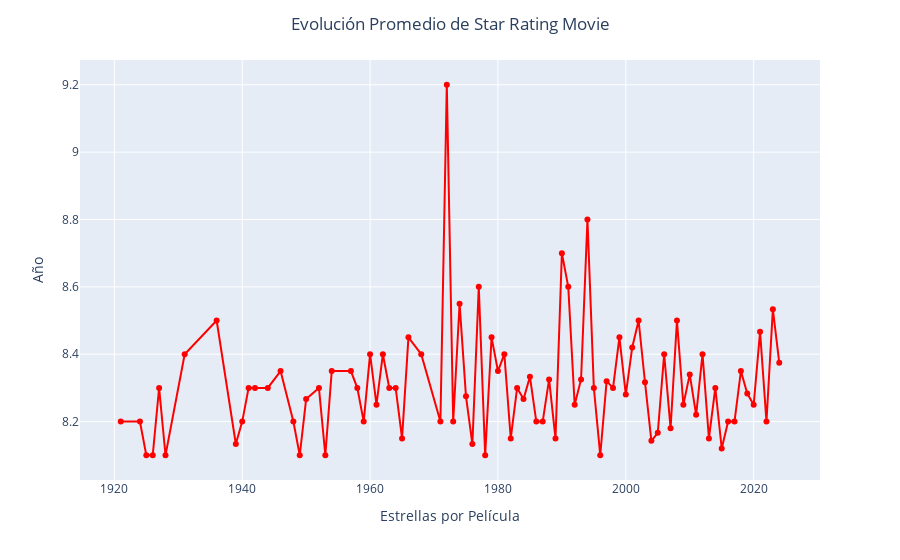

Notebook source saved alongside this figure:
### Code cell
# 1 Comparación de Calificaciones Promedio por Año

df_promedio = dataset_movies.groupby(by="Year Movie",as_index=False,observed=True)["Star Rating Movie"].mean()
line_plot = px.line(data_frame=df_promedio,x="Year Movie",y="Star Rating Movie",markers=True)
line_plot.update_layout(
    title = "Evolución Promedio de Star Rating Movie",
    title_x = 0.5,
    xaxis_title = 'Estrellas por Película',
    yaxis_title = 'Año',
    hoverlabel = dict(
        bgcolor = "white",
        font_color = "black"
    )
)
line_plot.update_traces(
    hovertemplate = "Año:%{x}<br>Clasificación Estrella:%{y}<extra></extra>",
    line = dict(
        color = "red"
    )
)
line_plot.show()

### Figure 1 — Plotly figure (JSON) as saved in the notebook; plotly's stock layout.template omitted (floating-point values rounded to 4 significant figures)
{"data": [{"hovertemplate": "Año:%{x}<br>Clasificación Estrella:%{y}<extra></extra>", "legendgroup": "", "line": {"color": "red", "dash": "solid"}, "marker": {"symbol": "circle"}, "mode": "lines+markers", "name": "", "orientation": "v", "showlegend": false, "type": "scatter", "x": [1921, 1924, 1925, 1926, 1927, 1928, 1931, 1936, 1939, 1940, 1941, 1942, 1944, 1946, 1948, 1949, 1950, 1952, 1953, 1954, 1957, 1958, 1959, 1960, 1961, 1962, 1963, 1964, 1965, 1966, 1968, 1971, 1972, 1973, 1974, 1975, 1976, 1977, 1978, 1979, 1980, 1981, 1982, 1983, 1984, 1985, 1986, 1987, 1988, 1989, 1990, 1991, 1992, 1993, 1994, 1995, 1996, 1997, 1998, 1999, 2000, 2001, 2002, 2003, 2004, 2005, 2006, 2007, 2008, 2009, 2010, 2011, 2012, 2013, 2014, 2015, 2016, 2017, 2018, 2019, 2020, 2021, 2022, 2023, 2024], "xaxis": "x", "y": [8.2, 8.2, 8.1, 8.1, 8.3, 8.1, 8.4, 8.5, 8.133, 8.2, 8.3, 8.3, 8.3, 8.35, 8.2, 8.1, 8.267, 8.3, 8.1, 8.35, 8.35, 8.3, 8.2, 8.4, 8.25, 8.4, 8.3, 8.3, 8.15, 8.45, 8.4, 8.2, 9.2, 8.2, 8.55, 8.275, 8.133, 8.6, 8.1, 8.45, 8.35, 8.4, 8.15, 8.3, 8.267, 8.333, 8.2, 8.2, 8.325, 8.15, 8.7, 8.6, 8.25, 8.325, 8.8, 8.3, 8.1, 8.32, 8.3, 8.45, 8.28, 8.42, 8.5, 8.317, 8.143, 8.167, 8.4, 8.18, 8.5, 8.25, 8.34, 8.22, 8.4, 8.15, 8.3, 8.12, 8.2, 8.2, 8.35, 8.283, 8.25, 8.467, 8.2, 8.533, 8.375], "yaxis": "y"}], "layout": {"hoverlabel": {"bgcolor": "white", "font": {"color": "black"}}, "legend": {"tracegroupgap": 0}, "margin": {"t": 60}, "title": {"text": "Evolución Promedio de Star Rating Movie", "x": 0.5}, "xaxis": {"anchor": "y", "domain": [0, 1], "title": {"text": "Estrellas por Película"}}, "yaxis": {"anchor": "x", "domain": [0, 1], "title": {"text": "Año"}}}}
